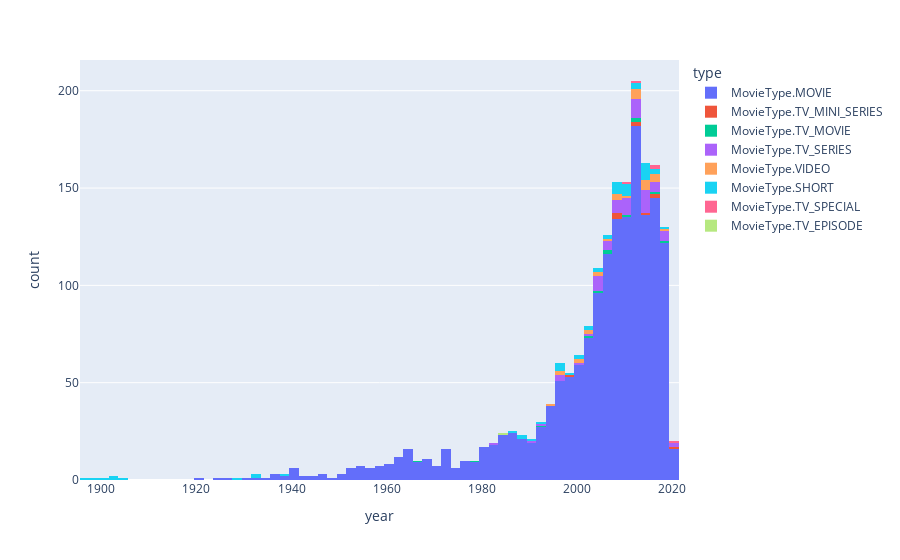

The notebook cell this image was saved under:
### Code cell
px.histogram(df, x='year', color='type')

### Figure 1 — Plotly figure (JSON) as saved in the notebook; plotly's stock layout.template omitted (floating-point values rounded to 4 significant figures; data arrays with more than 128 entries replaced by an {"elided": "..."} marker saying what was removed)
{"data": [{"alignmentgroup": "True", "bingroup": "x", "hovertemplate": "type=MovieType.MOVIE<br>year=%{x}<br>count=%{y}<extra></extra>", "legendgroup": "MovieType.MOVIE", "marker": {"color": "#636efa", "pattern": {"shape": ""}}, "name": "MovieType.MOVIE", "offsetgroup": "MovieType.MOVIE", "orientation": "v", "showlegend": true, "type": "histogram", "x": {"elided": "1663 int values"}, "xaxis": "x", "yaxis": "y"}, {"alignmentgroup": "True", "bingroup": "x", "hovertemplate": "type=MovieType.TV_MINI_SERIES<br>year=%{x}<br>count=%{y}<extra></extra>", "legendgroup": "MovieType.TV_MINI_SERIES", "marker": {"color": "#EF553B", "pattern": {"shape": ""}}, "name": "MovieType.TV_MINI_SERIES", "offsetgroup": "MovieType.TV_MINI_SERIES", "orientation": "v", "showlegend": true, "type": "histogram", "x": [2020, 2008, 2008, 1998, 2012, 2015, 2016, 2009, 2016, 2012], "xaxis": "x", "yaxis": "y"}, {"alignmentgroup": "True", "bingroup": "x", "hovertemplate": "type=MovieType.TV_MOVIE<br>year=%{x}<br>count=%{y}<extra></extra>", "legendgroup": "MovieType.TV_MOVIE", "marker": {"color": "#00cc96", "pattern": {"shape": ""}}, "name": "MovieType.TV_MOVIE", "offsetgroup": "MovieType.TV_MOVIE", "orientation": "v", "showlegend": true, "type": "histogram", "x": [2019, 2011, 1978, 2012, 2013, 1993, 2003, 2004, 2006, 1966, 2017, 2007], "xaxis": "x", "yaxis": "y"}, {"alignmentgroup": "True", "bingroup": "x", "hovertemplate": "type=MovieType.TV_SERIES<br>year=%{x}<br>count=%{y}<extra></extra>", "legendgroup": "MovieType.TV_SERIES", "marker": {"color": "#ab63fa", "pattern": {"shape": ""}}, "name": "MovieType.TV_SERIES", "offsetgroup": "MovieType.TV_SERIES", "orientation": "v", "showlegend": true, "type": "histogram", "x": [2019, 2021, 1983, 2019, 1997, 2009, 2020, 2009, 2009, 2010, 2013, 2012, 2017, 2011, 2011, 2011, 2008, 2012, 2010, 2012, 2013, 2014, 2015, 2009, 2013, 2001, 2013, 2014, 2014, 2014, 2009, 2012, 2011, 2011, 2003, 1990, 1997, 1996, 2015, 2004, 2004, 2004, 2015, 2004, 2005, 2004, 2015, 2015, 2005, 2005, 2015, 2015, 2013, 2016, 2006, 2015, 2016, 2016, 2011, 2017, 2006, 2013, 2006, 2019, 2019, 2006, 1993, 2008, 2007, 2011, 2019], "xaxis": "x", "yaxis": "y"}, {"alignmentgroup": "True", "bingroup": "x", "hovertemplate": "type=MovieType.VIDEO<br>year=%{x}<br>count=%{y}<extra></extra>", "legendgroup": "MovieType.VIDEO", "marker": {"color": "#FFA15A", "pattern": {"shape": ""}}, "name": "MovieType.VIDEO", "offsetgroup": "MovieType.VIDEO", "orientation": "v", "showlegend": true, "type": "histogram", "x": [1994, 2019, 1996, 1997, 2009, 2009, 2008, 2010, 2012, 2013, 2012, 2000, 2017, 2001, 2013, 2014, 2002, 2003, 2015, 2015, 2005, 2015, 2016, 2015, 2012, 2017, 2017, 2006, 2005], "xaxis": "x", "yaxis": "y"}, {"alignmentgroup": "True", "bingroup": "x", "hovertemplate": "type=MovieType.SHORT<br>year=%{x}<br>count=%{y}<extra></extra>", "legendgroup": "MovieType.SHORT", "marker": {"color": "#19d3f3", "pattern": {"shape": ""}}, "name": "MovieType.SHORT", "offsetgroup": "MovieType.SHORT", "orientation": "v", "showlegend": true, "type": "histogram", "x": [1993, 2008, 2008, 2008, 2008, 1997, 1997, 2008, 1898, 2009, 2010, 2010, 2010, 2010, 2011, 2011, 1929, 1999, 1991, 1896, 2012, 2012, 1933, 2000, 1933, 2000, 2013, 1996, 1938, 2004, 2015, 1901, 2014, 2003, 2014, 2003, 1997, 1902, 2015, 1903, 2015, 2015, 2005, 2015, 1904, 2015, 2016, 2015, 2017, 2017, 2006, 2018, 1986, 2006, 1989, 1989], "xaxis": "x", "yaxis": "y"}, {"alignmentgroup": "True", "bingroup": "x", "hovertemplate": "type=MovieType.TV_SPECIAL<br>year=%{x}<br>count=%{y}<extra></extra>", "legendgroup": "MovieType.TV_SPECIAL", "marker": {"color": "#FF6692", "pattern": {"shape": ""}}, "name": "MovieType.TV_SPECIAL", "offsetgroup": "MovieType.TV_SPECIAL", "orientation": "v", "showlegend": true, "type": "histogram", "x": [2021, 2010, 2013, 2016, 2017], "xaxis": "x", "yaxis": "y"}, {"alignmentgroup": "True", "bingroup": "x", "hovertemplate": "type=MovieType.TV_EPISODE<br>year=%{x}<br>count=%{y}<extra></extra>", "legendgroup": "MovieType.TV_EPISODE", "marker": {"color": "#B6E880", "pattern": {"shape": ""}}, "name": "MovieType.TV_EPISODE", "offsetgroup": "MovieType.TV_EPISODE", "orientation": "v", "showlegend": true, "type": "histogram", "x": [1985], "xaxis": "x", "yaxis": "y"}], "layout": {"barmode": "relative", "legend": {"title": {"text": "type"}, "tracegroupgap": 0}, "margin": {"t": 60}, "xaxis": {"anchor": "y", "domain": [0, 1], "title": {"text": "year"}}, "yaxis": {"anchor": "x", "domain": [0, 1], "title": {"text": "count"}}}}
